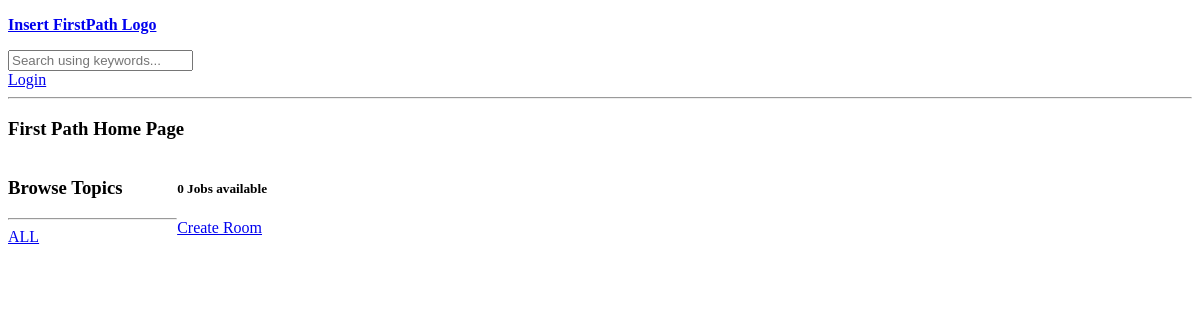
/, run on an earlier commit of the app's database.
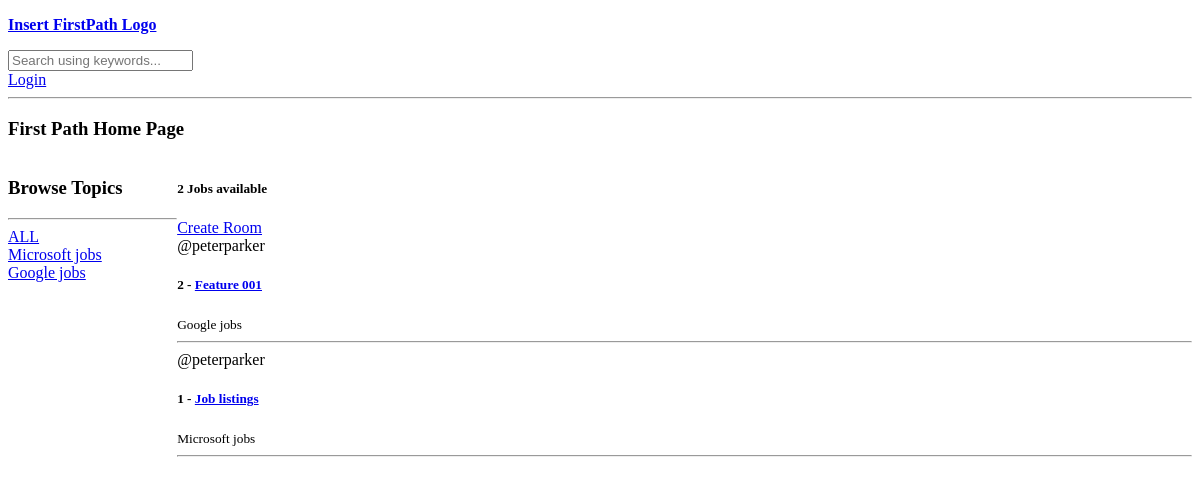
And on a later commit of the database.
### base/models.py (models this page shows, shortened)
class Topic(models.Model):
    name = models.CharField(max_length=200)

class Room(models.Model):
    host = models.ForeignKey(User, on_delete=models.SET_NULL, null=True)
    topic = models.ForeignKey(Topic, on_delete=models.SET_NULL, null=True)
    name = models.CharField(max_length=200)
    description = models.TextField(null=True, blank=True)
    updated = models.DateTimeField(auto_now=True)
    created = models.DateTimeField(auto_now_add=True)
    class Meta:
        ordering = ['-updated', '-created']

### base/views.py (the view)
# urls.py: path('', views.home, name='home'),
def home(request):
    q = request.GET.get('q') if request.GET.get('q') != None else ''
    rooms = Room.objects.filter(
        Q(topic__name__icontains=q) |
        Q(name__icontains=q) |
        Q(description__icontains=q)
    )
    topics = Topic.objects.all()
    room_count = rooms.count() #use for total no. of jobs
    context = {'rooms': rooms, 'topics': topics, 'room_count': room_count}
    return render(request, 'base/home.html', context)

### base/templates/base/home.html (shortened to what this page needs)
{% extends 'main.html' %}
{% block content %}
<h3>First Path Home Page</h3>
<div class="home-container">
    <div>
        <h3>Browse Topics</h3>
        <hr>
        <div>
            <a href="{% url 'home' %}">ALL</a>
        </div>
        {% for topic in topics %}
        <div>
            <a href="{% url 'home' %}?q={{topic.name}}">{{topic.name}}</a>
        </div>
        {% endfor %}
    </div>
    <div>
        <h5>{{room_count}} Jobs available</h5>
        <a href="{% url 'create-room' %}">Create Room</a>
        <div>
            {% for room in rooms %}
            <div>
                <span>@{{room.host.username}}</span>
                <h5>{{room.id}} - <a href="{% url 'room' room.id%}">{{room.name}}</a></h5>
                <small>{{room.topic.name}}</small>
                <hr>
            </div>
            {% endfor %}
        </div>
    </div>
</div>
{% endblock content %}

### templates/main.html (shortened to what this page needs)
<!DOCTYPE html>
<html>
<head>
</head>
<body>
    {% include 'navbar.html' %}
    {% block content %}
    {% endblock %}
</body>
</html>

### templates/navbar.html
<a href="/">
    <strong><p>Insert FirstPath Logo</p></strong>
</a>
<form method="GET" action="{% url 'home' %}">
    <input type="text" name="q" placeholder="Search using keywords..." />
</form>
{% if request.user.is_authenticated %}
<a href="{%url 'logout'%}">Logout</a>
{% else %}
<a href="{%url 'login'%}">Login</a>
{% endif %}
<hr>

### base/templates/base/home.html (style rules this page uses)
.home-container { display: grid; grid-template-columns: 0.5fr 3fr; }

What changed in the data, as far as the page shows it:
added Topic: name "Microsoft jobs"
added Topic: name "Google jobs"
added Room: host.username "peterparker", id "2", name "Feature 001", topic.name "Google jobs"
added Room: host.username "peterparker", id "1", name "Job listings", topic.name "Microsoft jobs"
Also different on the page:
{{ room_count }}: "0" → "2"
